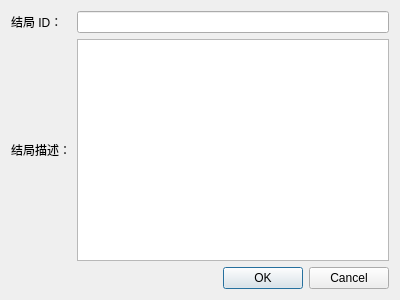
<?xml version="1.0" encoding="UTF-8"?>
<ui version="4.0">
 <class>EndingDialog</class>
 <widget class="QDialog" name="EndingDialog">
  <property name="geometry">
   <rect>
    <x>0</x>
    <y>0</y>
    <width>400</width>
    <height>300</height>
   </rect>
  </property>
  <property name="windowTitle">
   <string>创建结局 - SCCEX</string>
  </property>
  <layout class="QVBoxLayout" name="verticalLayout">
   <item>
    <layout class="QGridLayout" name="gridLayout">
     <item row="1" column="0">
      <widget class="QLabel" name="label_2">
       <property name="text">
        <string>结局描述：</string>
       </property>
      </widget>
     </item>
     <item row="0" column="0">
      <widget class="QLabel" name="label">
       <property name="text">
        <string>结局 ID：</string>
       </property>
      </widget>
     </item>
     <item row="0" column="1">
      <widget class="QLineEdit" name="lineEdit"/>
     </item>
     <item row="1" column="1">
      <widget class="QTextEdit" name="textEdit"/>
     </item>
    </layout>
   </item>
   <item>
    <widget class="QDialogButtonBox" name="buttonBox">
     <property name="orientation">
      <enum>Qt::Horizontal</enum>
     </property>
     <property name="standardButtons">
      <set>QDialogButtonBox::Cancel|QDialogButtonBox::Ok</set>
     </property>
    </widget>
   </item>
  </layout>
 </widget>
 <resources/>
 <connections>
  <connection>
   <sender>buttonBox</sender>
   <signal>accepted()</signal>
   <receiver>EndingDialog</receiver>
   <slot>accept()</slot>
   <hints>
    <hint type="sourcelabel">
     <x>248</x>
     <y>254</y>
    </hint>
    <hint type="destinationlabel">
     <x>157</x>
     <y>274</y>
    </hint>
   </hints>
  </connection>
  <connection>
   <sender>buttonBox</sender>
   <signal>rejected()</signal>
   <receiver>EndingDialog</receiver>
   <slot>reject()</slot>
   <hints>
    <hint type="sourcelabel">
     <x>316</x>
     <y>260</y>
    </hint>
    <hint type="destinationlabel">
     <x>286</x>
     <y>274</y>
    </hint>
   </hints>
  </connection>
 </connections>
</ui>
